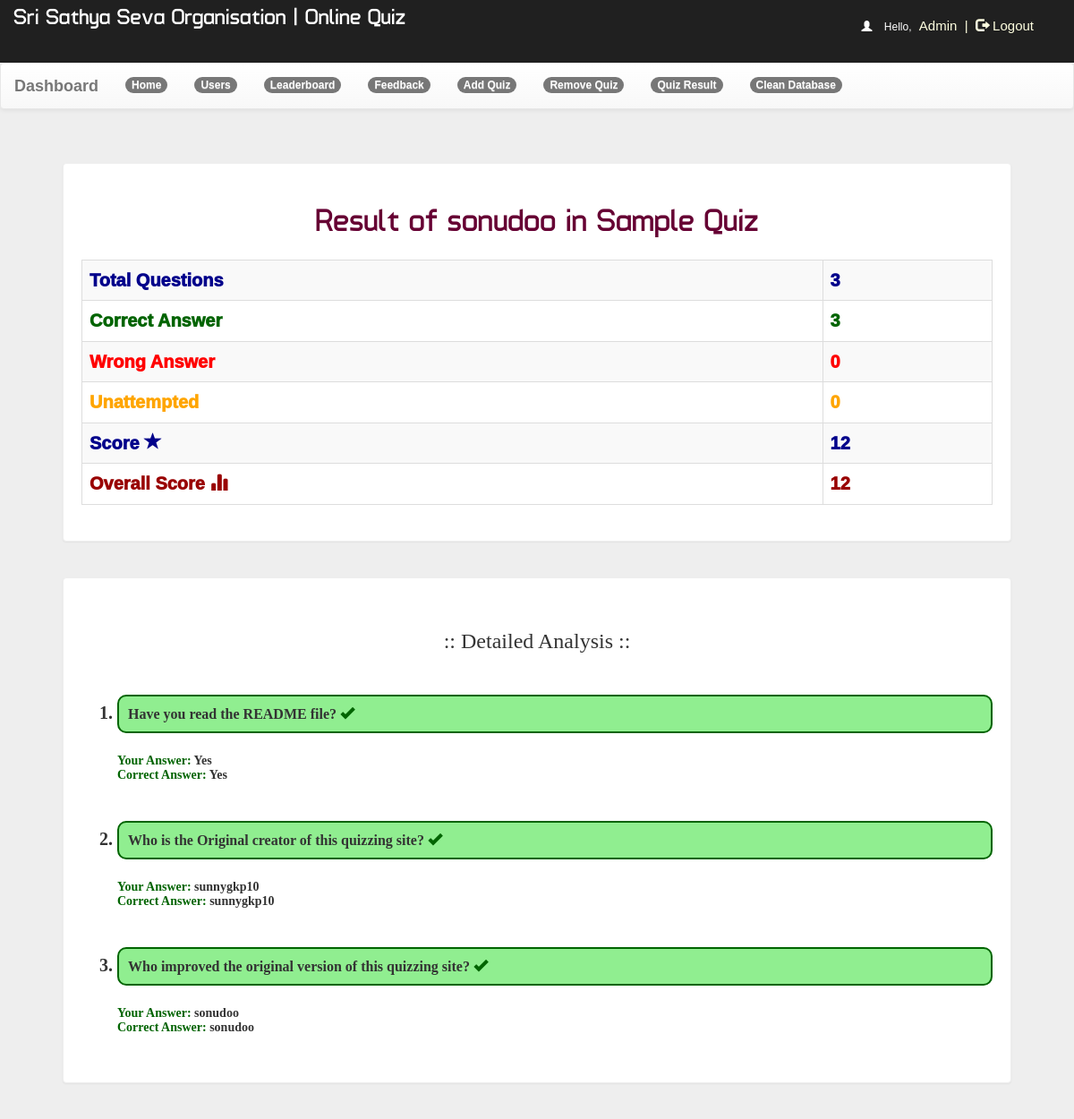
/dash.php?q=8&eid=5802790f793b1&u=sonudoo (signed in), run on the app's committed database.
### tables this page shows
CREATE TABLE IF NOT EXISTS `quiz` (
  `id` int(100) NOT NULL,
  `eid` text NOT NULL,
  `title` varchar(100) NOT NULL,
  `correct` int(11) NOT NULL,
  `wrong` int(11) NOT NULL,
  `total` int(11) NOT NULL,
  `time` bigint(20) NOT NULL,
  `date` timestamp NOT NULL DEFAULT CURRENT_TIMESTAMP ON UPDATE CURRENT_TIMESTAMP,
  `status` varchar(10) NOT NULL
);

CREATE TABLE IF NOT EXISTS `history` (
  `id` int(100) NOT NULL,
  `username` varchar(50) NOT NULL,
  `eid` text NOT NULL,
  `score` int(11) NOT NULL,
  `level` int(11) NOT NULL,
  `correct` int(11) NOT NULL,
  `wrong` int(11) NOT NULL,
  `date` timestamp NOT NULL DEFAULT CURRENT_TIMESTAMP ON UPDATE CURRENT_TIMESTAMP,
  `timestamp` bigint(50) NOT NULL,
  `status` varchar(40) NOT NULL,
  `score_updated` varchar(10) NOT NULL
);

CREATE TABLE IF NOT EXISTS `rank` (
  `id` int(100) NOT NULL,
  `username` varchar(50) NOT NULL,
  `score` int(11) NOT NULL,
  `time` timestamp NOT NULL DEFAULT CURRENT_TIMESTAMP ON UPDATE CURRENT_TIMESTAMP
);

CREATE TABLE IF NOT EXISTS `questions` (
  `id` int(100) NOT NULL,
  `eid` text NOT NULL,
  `qid` text NOT NULL,
  `qns` text NOT NULL,
  `choice` int(10) NOT NULL,
  `sn` int(11) NOT NULL
);

CREATE TABLE IF NOT EXISTS `options` (
  `id` int(100) NOT NULL,
  `qid` varchar(50) NOT NULL,
  `option` varchar(5000) NOT NULL,
  `optionid` text NOT NULL
);

### dash.php (the view, shortened to what this page needs)
<!DOCTYPE html PUBLIC "-//W3C//DTD XHTML 1.0 Transitional//EN" "http://www.w3.org/TR/xhtml1/DTD/xhtml1-transitional.dtd">
<html xmlns="http://www.w3.org/1999/xhtml">
<head>
<link  rel="stylesheet" href="css/bootstrap.min.css"/>
 <link  rel="stylesheet" href="css/bootstrap-theme.min.css"/>
 <link rel="stylesheet" href="css/main.css">
 <link  rel="stylesheet" href="css/font.css">
</head>
<body  style="background:#eee;">
<body  style="background:#eee;">
<div class="header">
<div class="row">
<div class="col-lg-7">
<span class="logo">Sri Sathya Seva Organisation | Online Quiz</span></div>
<?php
include_once 'dbConnection.php';
if (!(isset($_SESSION['username']))  || ($_SESSION['key']) != '54585c506829293a2d4c3b68543b316e2e7a2d277858545a36362e5f39') {
    session_destroy();
    header("location:index.php");
} else {
    $name     = $_SESSION['name'];
    $username = $_SESSION['username'];
    echo '<span class="pull-right top title1" ><span style="color:white"><span class="glyphicon glyphicon-user" aria-hidden="true"></span>&nbsp;&nbsp;&nbsp;&nbsp;Hello,</span> <span class="log log1" style="color:lightyellow">' . $name . '&nbsp;&nbsp;|&nbsp;&nbsp;<a href="logout.php?q=account.php" style="color:lightyellow"><span class="glyphicon glyphicon-log-out" aria-hidden="true"></span>&nbsp;Logout</button></a></span>';
}
?>
</div></div>
<nav class="navbar navbar-default title1">
  <div class="container-fluid">
    <div class="navbar-header">
      <a class="navbar-brand" href="dash.php?q=0"> <b>Dashboard</b></a>
    </div>
    <div class="collapse navbar-collapse" id="bs-example-navbar-collapse-1">
      <ul class="nav navbar-nav">
        <li <?php
if (@$_GET['q'] == 0)
    echo 'class="btn btn-info btn-xs"';
?>><a href="dash.php?q=0"><b><span class="badge">Home</span></b><span class="sr-only">(current)</span></a></li>
        <li <?php
if (@$_GET['q'] == 1)
    echo 'class="btn btn-info btn-xs"';
?>><a href="dash.php?q=1"><b><span class="badge">Users</span></b></a></li>
    <li <?php
if (@$_GET['q'] == 2)
    echo 'class="btn btn-info btn-xs"';
?>><a href="dash.php?q=2"><b><span class="badge">Leaderboard</span></b></a></li>
    <li <?php
if (@$_GET['q'] == 3)
    echo 'class="btn btn-info btn-xs"';
?>><a href="dash.php?q=3"><b><span class="badge">Feedback</span></b></a></li>
        <li <?php
if (@$_GET['q'] == 4)
    echo 'class="btn btn-info btn-xs"';
?>><a href="dash.php?q=4"><b><span class="badge">Add Quiz</span></b></a></li>
        <li <?php
if (@$_GET['q'] == 5)
    echo 'class="btn btn-info btn-xs"';
?>><a href="dash.php?q=5"><b><span class="badge">Remove Quiz</span></b></a></li>
<li <?php
if (@$_GET['q'] == 6)
    echo 'class="btn btn-info btn-xs"';
?>><a href="dash.php?q=6"><b><span class="badge">Quiz Result</span></b></a></li>
<li <?php
if (@$_GET['q'] == 9)
    echo 'class="btn btn-info btn-xs"';
?>><a href="dash.php?q=9"><b><span class="badge">Clean Database </span></b></a></li>
      </ul>
          </div>
  </div>
</nav>
<div class="container">
<div class="row">
<div class="col-md-12">
<?php
if (@$_GET['q'] == 8 && @$_GET['eid'] && @$_GET['u'] ) {
$eid = @$_GET['eid'];
$user= @$_GET['u'];
    $q = mysqli_query($con, "SELECT * FROM quiz WHERE eid='$eid' ") or die('Error157');
    while ($row = mysqli_fetch_array($q)) {
        $total = $row['total'];
    }
    $q = mysqli_query($con, "SELECT * FROM history WHERE eid='$eid' AND username='$user' ") or die('Error157');
    while ($row = mysqli_fetch_array($q)) {
        $s      = $row['score'];
        $w      = $row['wrong'];
        $r      = $row['correct'];
        $status = $row['status'];
 	$q23 = mysqli_query($con, "SELECT * FROM quiz WHERE  eid='$eid' ") or die('Error208');
        while ($row = mysqli_fetch_array($q23)) {
            $title = $row['title'];
            $total = $row['total'];
        }
    }
    if ($status == "finished") {
        echo '<div class="panel panel-primary">
<center><h1 class="title" style="color:#660033">Result of '.$user.' in '.$title.'  </h1><center><br /><table class="table table-striped title1 table-bordered" style="font-size:20px;font-weight:1000;">';
        echo '<tr style="color:darkblue"><td style="vertical-align:middle">Total Questions</td><td style="vertical-align:middle">' . $total . '</td></tr>
      <tr style="color:darkgreen"><td style="vertical-align:middle">Correct Answer&nbsp;<span class="glyphicon glyphicon-ok-arrow" aria-hidden="true"></span></td><td style="vertical-align:middle">' . $r . '</td></tr>
    <tr style="color:red"><td style="vertical-align:middle">Wrong Answer&nbsp;<span class="glyphicon glyphicon-remove-arrow" aria-hidden="true"></span></td><td style="vertical-align:middle">' . $w . '</td></tr>
    <tr style="color:orange"><td style="vertical-align:middle">Unattempted&nbsp;<span class="glyphicon glyphicon-ban-arrow" aria-hidden="true"></span></td><td style="vertical-align:middle">' . ($total - $r - $w) . '</td></tr>
    <tr style="color:darkblue"><td style="vertical-align:middle">Score&nbsp;<span class="glyphicon glyphicon-star" aria-hidden="true"></span></td><td style="vertical-align:middle">' . $s . '</td></tr>';
        $q = mysqli_query($con, "SELECT * FROM rank WHERE  username='$username' ") or die('Error157');
        while ($row = mysqli_fetch_array($q)) {
            $s = $row['score'];
            echo '<tr style="color:#990000"><td style="vertical-align:middle">Overall Score&nbsp;<span class="glyphicon glyphicon-stats" aria-hidden="true"></span></td><td style="vertical-align:middle">' . $s . '</td></tr>';
        }
        echo '<tr></tr></table></div><div class="panel"><br /><h3 align="center" style="font-family:calibri">:: Detailed Analysis ::</h3><br /><ol style="font-size:20px;font-weight:bold;font-family:calibri;margin-top:20px">';
        $q = mysqli_query($con, "SELECT * FROM questions WHERE eid='$_GET[eid]'") or die('Error197');
        while ($row = mysqli_fetch_array($q)) {
            $question = $row['qns'];
            $qid      = $row['qid'];
            $q2 = mysqli_query($con, "SELECT * FROM user_answer WHERE eid='$_GET[eid]' AND qid='$qid' AND username='$_SESSION[username]'") or die('Error197');
            if (mysqli_num_rows($q2) > 0) {
                $row1         = mysqli_fetch_array($q2);
                $ansid        = $row1['ans'];
                $correctansid = $row1['correctans'];
                $q3 = mysqli_query($con, "SELECT * FROM options WHERE optionid='$ansid'") or die('Error197');
                $q4 = mysqli_query($con, "SELECT * FROM options WHERE optionid='$correctansid'") or die('Error197');
                $row2       = mysqli_fetch_array($q3);
                $row3       = mysqli_fetch_array($q4);
                $ans        = $row2['option'];
                $correctans = $row3['option'];
            }
            if ($correctans == $ans && $ans != "Unanswered") {
                echo '<li><div style="font-size:16px;font-weight:bold;font-family:calibri;margin-top:20px;background-color:lightgreen;padding:10px;word-wrap:break-word;border:2px solid darkgreen;border-radius:10px;">' . $question . ' <span class="glyphicon glyphicon-ok" style="color:darkgreen"></span></div><br />';
                echo '<font style="font-size:14px;color:darkgreen"><b>Your Answer: </b></font><font style="font-size:14px;">' . $ans . '</font><br />';
                echo '<font style="font-size:14px;color:darkgreen"><b>Correct Answer: </b></font><font style="font-size:14px;">' . $correctans . '</font><br />';
            }
            echo "<br /></li>";
        }
        echo '</ol>';
        echo "</div>";
    } else {
        die("Thats a 404 Error bro. You are trying to access a wrong page");
    }
}
?>
</div>
</div></div>
</body>
</html>

### css/main.css (style rules this page uses)
body { overflow-x:hidden;width:100%;font: 12px "Century Gothic", "Times Roman", sans-serif;background:#eee;min-height:550px;background-attachment:fixed; }
.panel { border-color:#eee;margin:40px;padding:20px;font: 15px "Century Gothic", "Times Roman", sans-serif; }
.title { font-family:'typo'; }
.header { background:#202020;height:70px; }
.logo { font-family:'typo';font-size:25px;color:#ffffff;margin:15px; }
.title1 { font: 12px "Century Gothic", "Times Roman", sans-serif; }
.top { margin-top:20px; }
.log1 { font: 15px 'Ubuntu', sans-serif;color:#0000ff;margin-left:10px; }
.log { margin:10px;margin-right:60px;margin-left:5px;color:#ffffb3;text-decoration:none;font-size:20px;font-size:15px; }

### data on the page
quiz: title "Sample Quiz", total "3", $total-$r-$w "0"
history: correct "3", wrong "0", score "12"
rank: score "12"
questions: qns "Have you read the README file?", options.option "Yes"
questions: qns "Who is the Original creator of this quizzing site?", options.option "sunnygkp10"
questions: qns "Who improved the original version of this quizzing site?", options.option "sonudoo"

### other printed values
$name "Admin"
$user "sonudoo"
